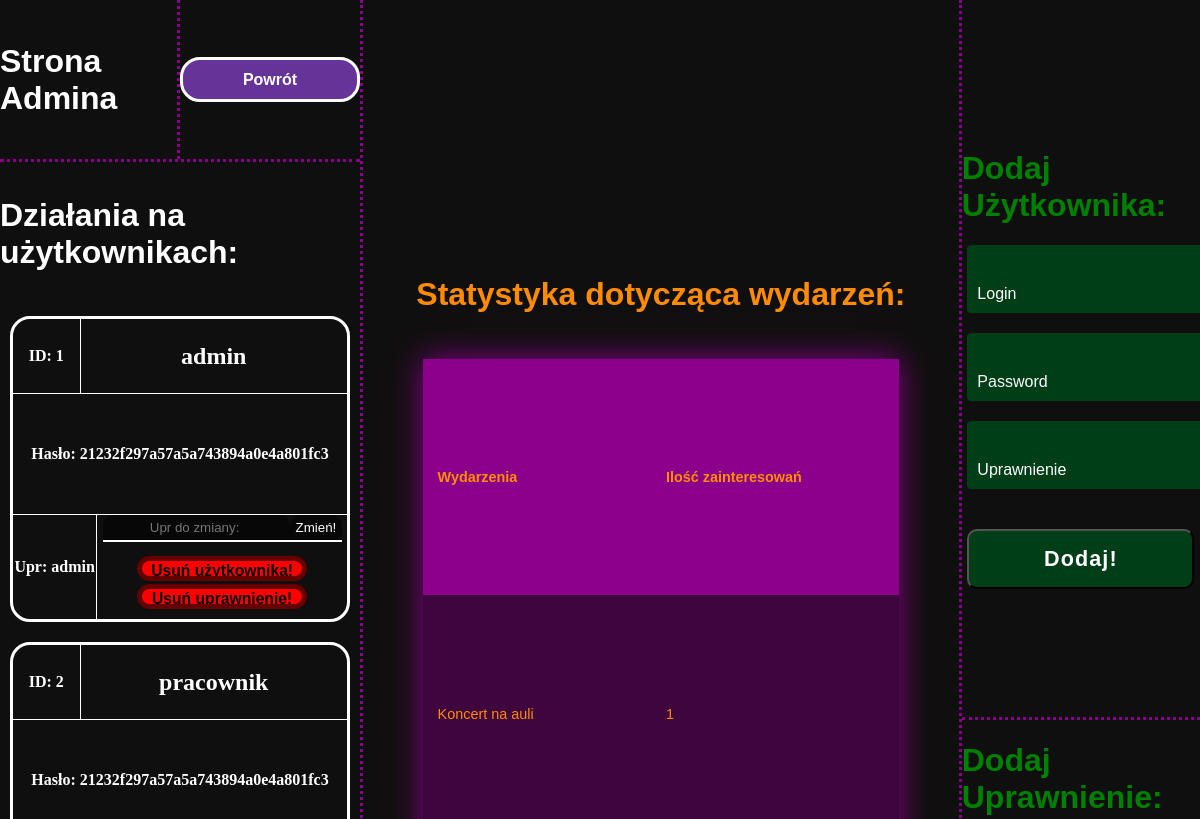
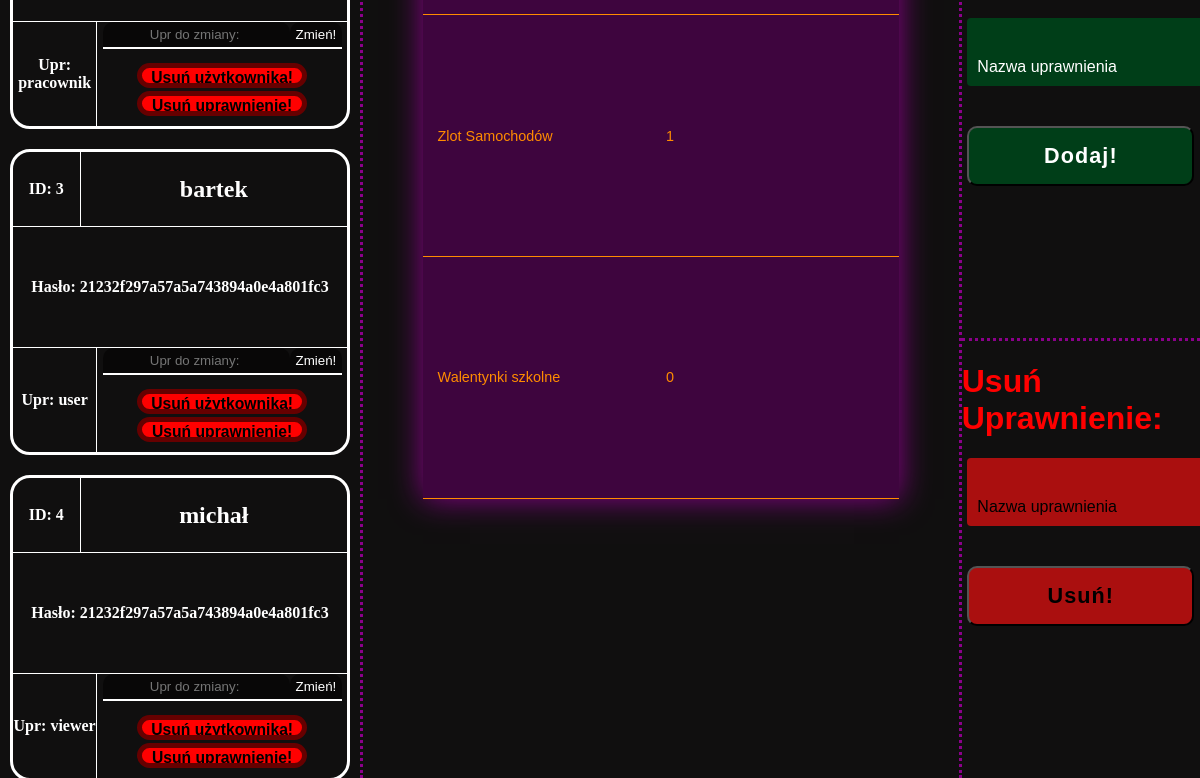
The app's page /admin.php, older data (2 pictures, top to bottom).
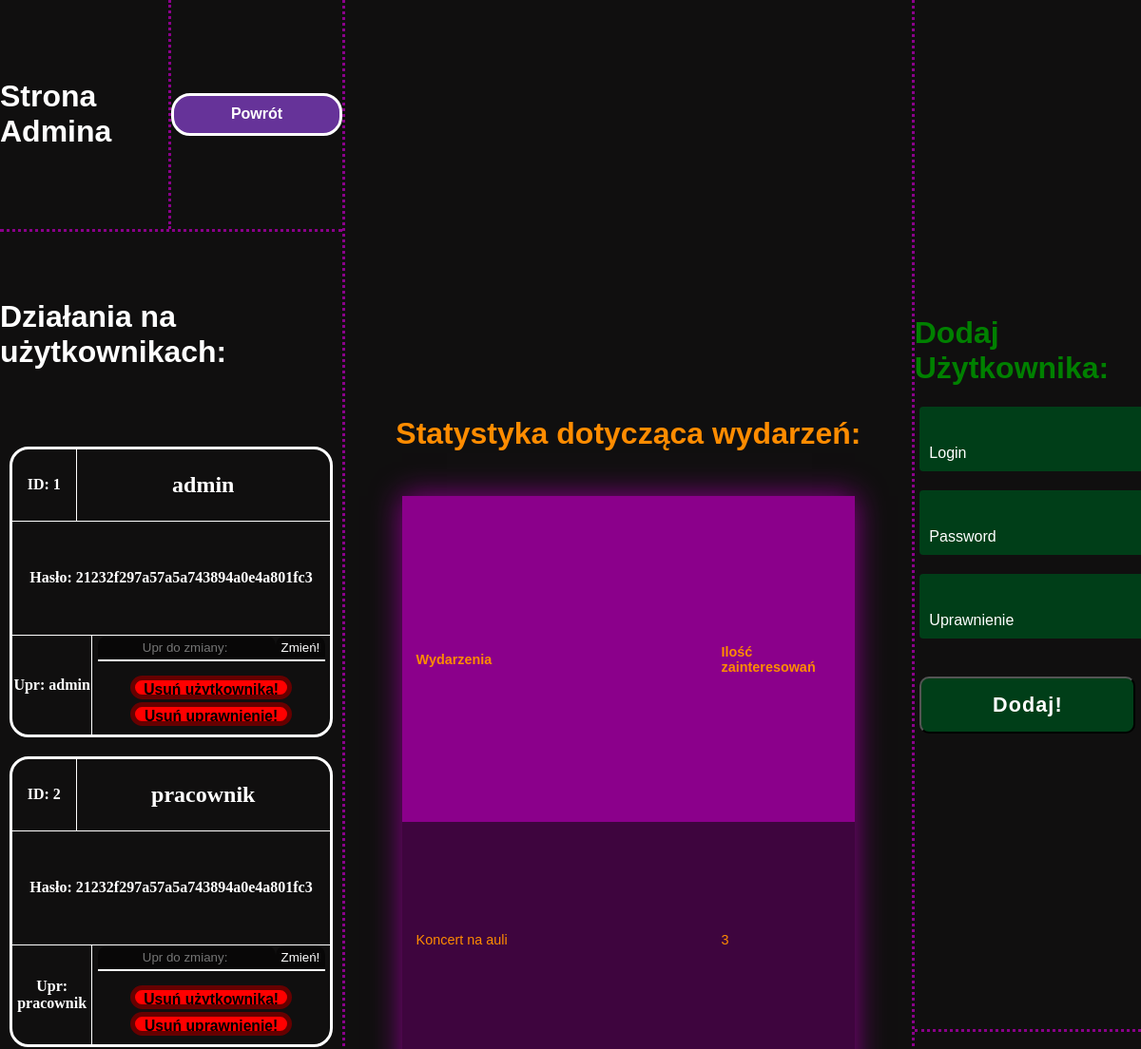
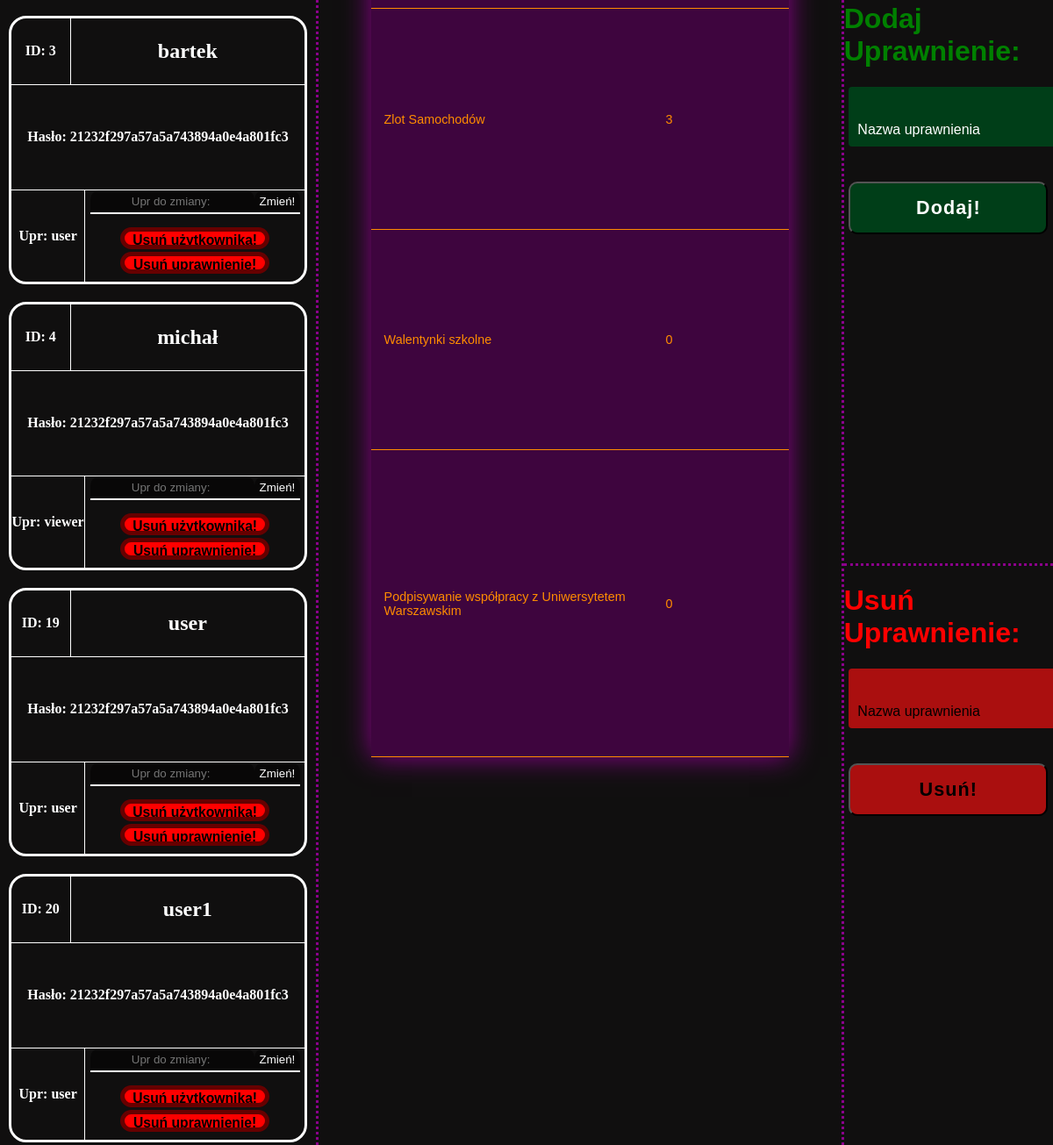
The same page, newer data (2 pictures, top to bottom).
### tables this page shows
CREATE TABLE `uzytkownicy` (
  `ID` int(11) NOT NULL,
  `login` text NOT NULL,
  `pass` text NOT NULL,
  `upr` text NOT NULL
);

### admin.php (the view, shortened to what this page needs)
<?php
$host = "localhost";
$dbuser = "root";
$dbpassword = "";
$dbname = "Aaawlasny_projekt_BS";
$conn = mysqli_connect($host, $dbuser, $dbpassword, $dbname);
?>
<!DOCTYPE html>
<html lang="en">
<head>
    <link rel="stylesheet" href="style.css">
</head>
<body>
    <div id="ogoladm">
        <div id="lewoadm">
            <div id="lewoadmgora">
                <div id="lewoadmgoralewo">
                    <h1>Strona Admina</h1>
                </div>
                <div id="lewoadmgoraprawo">
                </div>
            </div>
            <div id="lewoadmdol">
                <div id="lewoadmdolgora">
                    <h1>Działania na użytkownikach:</h1>
                </div>
                <div id="lewoadmdoldol">
                    <?php
                    $sql = "SELECT `ID`, `login`, `pass`, `upr` FROM `uzytkownicy` WHERE 1";
                    $result = $conn->query($sql);
                    if ($result->num_rows > 0) {
                        while ($row = $result->fetch_assoc()) {
                            echo "<div id='uzytadm'>";
                            echo "<div id='divgoraadm'>";
                            echo "<div id='divgoralewoadm'>";
                            echo "<h4>" . "ID: " .  $row['ID'] . "</h4>";
                            echo "</div>";
                            echo "<div id='divgoraprawoadm'>";
                            echo "<h2>" .   $row['login'] . "</h2>";
                            echo "</div>";
                            echo "</div>";
                            echo "<div id='divsrodekadm'>";
                            echo "<h4>" . "Hasło: " . $row['pass'] . "</h4>";
                            echo "</div>";
                            echo "<div id='divdoladm'>";
                            echo "<div id='divdollewoadm'>";
                            echo "<h4>" . "Upr: " . $row['upr'] . "</h4>";
                            echo "</div>";
                            echo "<div id='divdolprawoadm'>";
                            echo "<div id='divdolprawogoraadm'>";
                            echo "<form method='POST' action=''>";
                            echo "<input type='text' class='input' name='uprdozmiany' placeholder='Upr do zmiany: ' required>";
                            echo "<input type='submit' class='input' name='zmienupr' value='Zmień!'>";
                            echo "</form>";
                            echo "</div>";
                            echo "<div id='divdolprawodoladm'>";
                            echo "<form method='POST' action=''>";
                            echo "<input type='submit' class='input1' name='usunuzytadm' value='Usuń użytkownika!'>";
                            echo "</form>";
                            echo "<form method='POST' action=''>";
                            echo "<input type='submit' class='input1' name='usunupradm' value='Usuń uprawnienie!'>";
                            echo "</form>";
                            echo "</div>";
                            echo "</div>";
                            echo "</div>";
                            echo "</div>";
                        }
                    } else {
                        echo "";
                    }
                    ?>
                </div>
            </div>
        </div>
        <div id="srodekadm">
            <h1 id="napisadmin">Statystyka dotycząca wydarzeń:</h1>
            <?php
            $host = "localhost";
            $dbuser = "root";
            $dbpassword = "";
            $dbname = "Aaawlasny_projekt_BS";
            $conn = mysqli_connect($host, $dbuser, $dbpassword, $dbname);
            $sql = "SELECT DISTINCT nazwa_wyd FROM `wydarzenia`";
            $result = $conn->query($sql);
            if ($result->num_rows > 0) {
                echo "<table>";
                echo "<tr id='tr1'>";
                echo "<th>Wydarzenia</th>";
                echo "<th>Ilość zainteresowań</th>";
                echo "</tr>";
                while ($row = $result->fetch_assoc()) {
                    echo "<tr id ='tr2'>";
                    echo "<td>" . $row['nazwa_wyd'] . "</td>";
                    $nazwa_wydarzenia = $row['nazwa_wyd'];
                    $sql1 = "SELECT COUNT(nazwa_wydarzenia) AS liczba_zainteresowan FROM `zainteresowania` WHERE nazwa_wydarzenia='$nazwa_wydarzenia'";
                    $result1 = $conn->query($sql1);
                    if ($result1->num_rows > 0) {
                        while ($row = $result1->fetch_assoc()) {
                            echo "<td>" . $row['liczba_zainteresowan'] . "</td>";
                        }
                    } else {
                        echo "";
                    }
                    echo "</tr>";
                }
                echo "</table>";
            } else {
                echo "";
            }
            ?>
        </div>
        <div id="prawoadm">
            <div id="prawoadmgora">
                <h1 style="color: green;">Dodaj Użytkownika:</h1>
                <form method="POST" action="" id="formik">
                    <input type="text" class="inputBox" name="login" placeholder="Login" required>
                    <input type="text" class="inputBox" name="pass" placeholder="Password" required>
                    <input type="text" class="inputBox" name="uprWYS" placeholder="Uprawnienie" required>
                    <input type="submit" class="inputBoxSub" name="wyss1" value="Dodaj!" required>
                </form>
            </div>
            <div id="prawoadmdol">
                <div id="prawoadmdolgora">
                    <h1 style="color: green;">Dodaj Uprawnienie:</h1>
                    <form method="POST" action="" id="formik">
                        <input type="text" class="inputBox1" name="nowe_upr" placeholder="Nazwa uprawnienia" required>
                        <input type="submit" class="inputBoxSub1" name="wyss2" value="Dodaj!" required>
                    </form>
                </div>
                <div id="prawoadmdoldol">
                    <h1 style="color: red;">Usuń Uprawnienie:</h1>
                    <form method="POST" action="" id="formik">
                        <input type="text" class="inputBox2" name="upr_cancel" placeholder="Nazwa uprawnienia" required>
                        <input type="submit" class="inputBoxSub2" name="wyss3" value="Usuń!" required>
                    </form>
                </div>
            </div>
        </div>
    </div>
</body>
</html>

Row changes from the older to the newer data that the page shows:
added uzytkownicy: ID "19", login "user", pass "21232f297a57a5a743894a0e4a801fc3", upr "user"
added uzytkownicy: ID "20", login "user1", pass "21232f297a57a5a743894a0e4a801fc3", upr "user"
Text that changed along with them:
list line gone: "1"
new list line: "3"
new list line: "Podpisywanie współpracy z Uniwersytetem Warszawskim 0"
